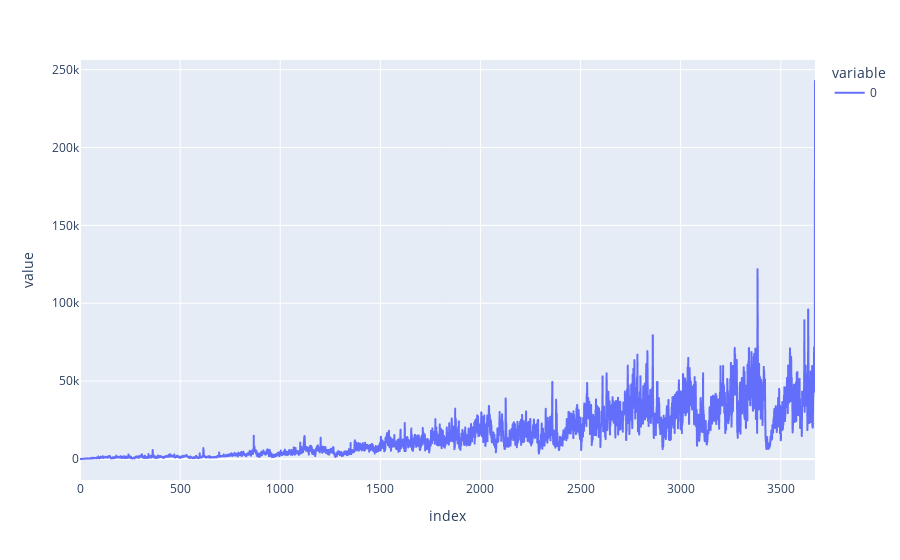

The notebook cell this image was saved under:
### Code cell
(ta.volume.acc_dist_index(close = data.close,high = data.high,low = data.low, volume=data.volume)/data.close/data.volume).plot()

### Figure 1 — Plotly figure (JSON) as saved in the notebook; plotly's stock layout.template omitted (floating-point values rounded to 4 significant figures; data arrays with more than 128 entries replaced by an {"elided": "..."} marker saying what was removed)
{"data": [{"hovertemplate": "variable=0<br>index=%{x}<br>value=%{y}<extra></extra>", "legendgroup": "0", "line": {"color": "#636efa", "dash": "solid"}, "mode": "lines", "name": "0", "showlegend": true, "type": "scattergl", "x": {"elided": "3672 int values"}, "xaxis": "x", "y": {"elided": "3672 float values"}, "yaxis": "y"}], "layout": {"legend": {"title": {"text": "variable"}, "tracegroupgap": 0}, "margin": {"t": 60}, "xaxis": {"anchor": "y", "domain": [0, 1], "title": {"text": "index"}}, "yaxis": {"anchor": "x", "domain": [0, 1], "title": {"text": "value"}}}}
